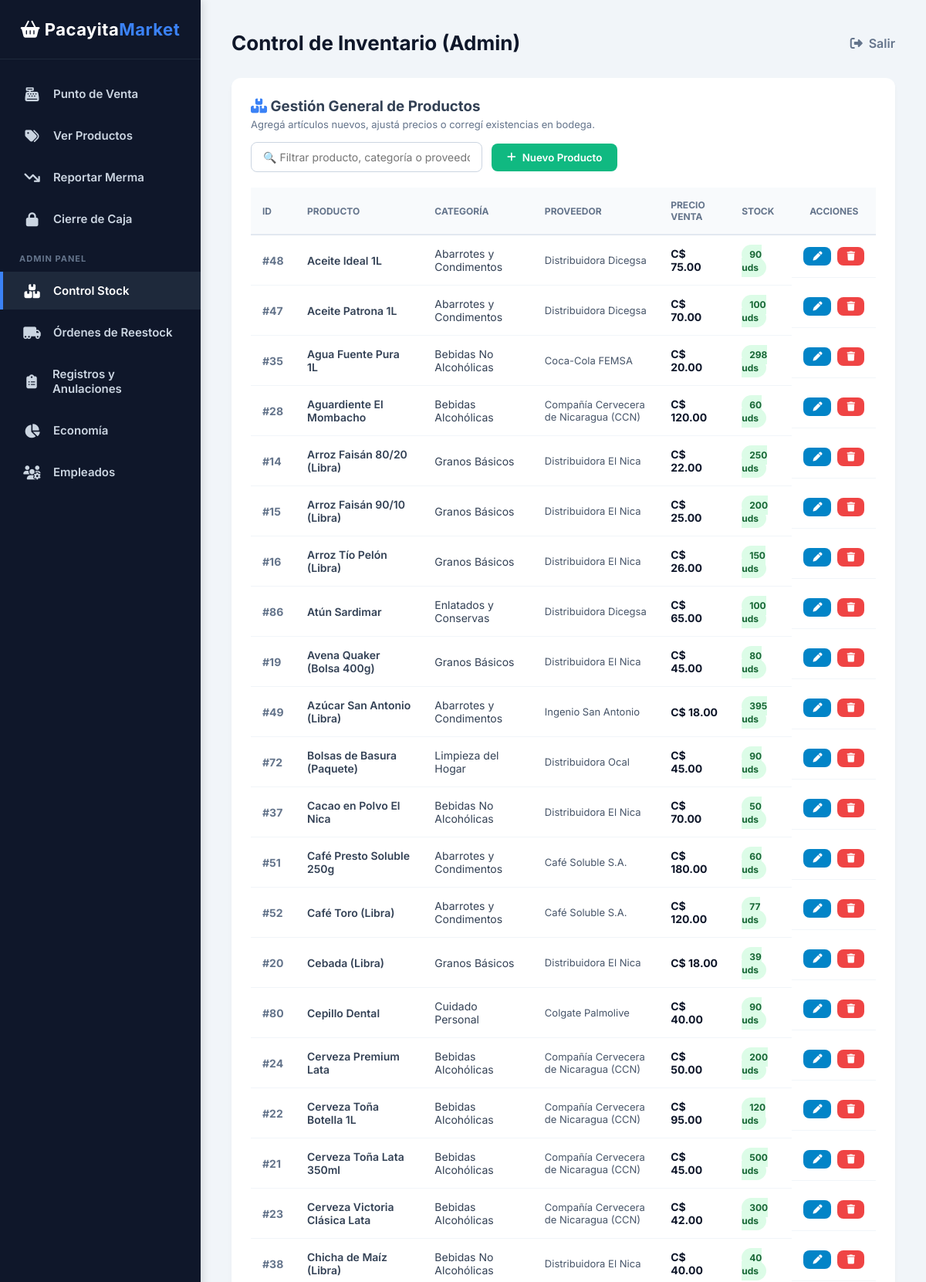
The app's page /inventario (signed in, upper part) with its own data.
### tables this page shows
CREATE TABLE PRODUCTO (
    id_producto INTEGER PRIMARY KEY AUTOINCREMENT,
    id_categoria INTEGER NOT NULL,
    id_proveedor INTEGER NOT NULL,
    nombre TEXT NOT NULL UNIQUE,
    precio_venta REAL NOT NULL,
    stock INTEGER NOT NULL DEFAULT 0,
    FOREIGN KEY (id_categoria) REFERENCES CATEGORIA(id_categoria),
    FOREIGN KEY (id_proveedor) REFERENCES PROVEEDOR(id_proveedor)
);

CREATE TABLE CATEGORIA (
    id_categoria INTEGER PRIMARY KEY AUTOINCREMENT,
    nombre_categoria TEXT NOT NULL UNIQUE
);

CREATE TABLE PROVEEDOR (
    id_proveedor INTEGER PRIMARY KEY AUTOINCREMENT,
    empresa TEXT NOT NULL UNIQUE,
    telefono TEXT
);

### app.py (the view)
@app.route("/inventario")
def inventario():
    if 'id_usuario' not in session or session.get('id_rol') != 1:
        return redirect("/caja")
    conn = get_db_connection()
    productos = conn.execute("""
        SELECT P.id_producto, P.nombre, P.precio_venta, P.stock,
               P.id_categoria, P.id_proveedor,
               C.nombre_categoria, PR.empresa AS nombre_proveedor
        FROM PRODUCTO P
        INNER JOIN CATEGORIA C ON P.id_categoria = C.id_categoria
        INNER JOIN PROVEEDOR PR ON P.id_proveedor = PR.id_proveedor
        ORDER BY P.nombre ASC
    """).fetchall()
    categorias = conn.execute("SELECT * FROM CATEGORIA ORDER BY nombre_categoria ASC").fetchall()
    proveedores = conn.execute("SELECT * FROM PROVEEDOR ORDER BY empresa ASC").fetchall()
    conn.close()
    return render_template("inventario.html", productos=productos, categorias=categorias, proveedores=proveedores)

### app.py (called while the page is built)
def get_db_connection():
    conn = sqlite3.connect('MinMarketPacaya.db')
    conn.row_factory = sqlite3.Row
    return conn

### templates/inventario.html (shortened to what this page needs)
{% extends "base.html" %}
{% block titulo %}Control de Inventario (Admin){% endblock %}
{% block contenido %}
<div class="card">
    <div style="display: flex; justify-content: space-between; align-items: center; margin-bottom: 20px; flex-wrap: wrap; gap: 15px;">
        <div>
            <h3><i class="fa-solid fa-boxes-stacked" style="color: var(--accent);"></i> Gestión General de Productos</h3>
            <p style="font-size: 13px; color: #64748b; margin-top: 4px;">Agregá artículos nuevos, ajustá precios o corregí existencias en bodega.</p>
        </div>
        <div style="display: flex; gap: 12px; align-items: center;">
            <input type="text" id="buscarInv" placeholder="🔍 Filtrar producto, categoría o proveedor..."
                   style="padding: 10px 15px; width: 300px; border-radius: 8px; border: 1px solid #cbd5e1; font-size: 14px;">
            <button type="button" class="btn" onclick="abrirModalNuevo()" style="background: #10b981;">
                <i class="fa-solid fa-plus"></i> Nuevo Producto
            </button>
        </div>
    </div>
    <table id="tablaInv">
        <thead>
            <tr>
                <th>ID</th>
                <th>Producto</th>
                <th>Categoría</th>
                <th>Proveedor</th>
                <th>Precio Venta</th>
                <th>Stock</th>
                <th style="text-align: center;">Acciones</th>
            </tr>
        </thead>
        <tbody>
            {% for p in productos %}
            <tr>
                <td style="color: #64748b; font-weight: bold;">#{{ p['id_producto'] }}</td>
                <td style="font-weight: 600;">{{ p['nombre'] }}</td>
                <td>{{ p['nombre_categoria'] }}</td>
                <td style="font-size: 13px; color: #475569;">{{ p['nombre_proveedor'] }}</td>
                <td style="font-weight: 700; color: #0f172a;">C$ {{ "%.2f"|format(p['precio_venta']) }}</td>
                <td>
                    {% if p['stock'] == 0 %}
                        <span style="background: #fee2e2; color: #991b1b; padding: 5px 10px; border-radius: 20px; font-size: 12px; font-weight: bold;">0 uds</span>
                    {% elif p['stock'] <= 15 %}
                        <span class="badge-warning">{{ p['stock'] }} uds</span>
                    {% else %}
                        <span class="badge-success">{{ p['stock'] }} uds</span>
                    {% endif %}
                </td>
                <td style="text-align: center; display: flex; justify-content: center; gap: 8px;">
                    <button type="button" class="btn" style="padding: 6px 12px; font-size: 12px; background: #0284c7;"
                            data-id="{{ p['id_producto'] }}"
                            data-nombre="{{ p['nombre'] }}"
                            data-cat="{{ p['id_categoria'] }}"
                            data-prov="{{ p['id_proveedor'] }}"
                            data-precio="{{ p['precio_venta'] }}"
                            data-stock="{{ p['stock'] }}"
                            onclick="abrirModalEditar(this)">
                        <i class="fa-solid fa-pen"></i>
                    </button>
                    <form action="/inventario/eliminar/{{ p['id_producto'] }}" method="POST" style="margin: 0;"
                          data-nombre="{{ p['nombre'] }}"
                          onsubmit="return confirmarEliminacion(this)">
                        <button type="submit" class="btn" style="padding: 6px 12px; font-size: 12px; background: #ef4444;">
                            <i class="fa-solid fa-trash"></i>
                        </button>
                    </form>
                </td>
            </tr>
            {% endfor %}
        </tbody>
    </table>
</div>
{% endblock %}

### templates/base.html (style rules this page uses)
:root { --sidebar-bg: #0f172a; --sidebar-hover: #1e293b; --accent: #3b82f6; --accent-hover: #2563eb; --bg-main: #f1f5f9; --text-dark: #334155; }
* { margin: 0; padding: 0; box-sizing: border-box; font-family: 'Inter', sans-serif; }
body { display: flex; height: 100vh; background-color: var(--bg-main); color: var(--text-dark); }
.card { background: white; padding: 25px; border-radius: 12px; box-shadow: 0 4px 6px -1px rgba(0,0,0,0.05); }
.btn { background: var(--accent); color: white; padding: 10px 20px; border: none; border-radius: 8px; font-weight: 600; cursor: pointer; transition: 0.2s; display: inline-flex; align-items: center; gap: 8px; }
table { width: 100%; border-collapse: collapse; margin-top: 15px; }
th { background: #f8fafc; color: #64748b; text-transform: uppercase; font-size: 12px; padding: 15px; text-align: left; border-bottom: 2px solid #e2e8f0; }
td { padding: 15px; border-bottom: 1px solid #f1f5f9; font-size: 14px; color: #334155; vertical-align: middle; }
.badge-success { background: #dcfce7; color: #166534; padding: 5px 10px; border-radius: 20px; font-size: 12px; font-weight: bold; }

### records on screen
PRODUCTO: id_producto "48", nombre "Aceite Ideal 1L", nombre_categoria "Abarrotes y Condimentos", nombre_proveedor "Distribuidora Dicegsa", precio_venta "75.00", stock "90"
PRODUCTO: id_producto "47", nombre "Aceite Patrona 1L", nombre_categoria "Abarrotes y Condimentos", nombre_proveedor "Distribuidora Dicegsa", precio_venta "70.00", stock "100"
PRODUCTO: id_producto "35", nombre "Agua Fuente Pura 1L", nombre_categoria "Bebidas No Alcohólicas", nombre_proveedor "Coca-Cola FEMSA", precio_venta "20.00", stock "298"
PRODUCTO: id_producto "28", nombre "Aguardiente El Mombacho", nombre_categoria "Bebidas Alcohólicas", nombre_proveedor "Compañía Cervecera de Nicaragua (CCN)", precio_venta "120.00", stock "60"
PRODUCTO: id_producto "14", nombre "Arroz Faisán 80/20 (Libra)", nombre_categoria "Granos Básicos", nombre_proveedor "Distribuidora El Nica", precio_venta "22.00", stock "250"
PRODUCTO: id_producto "15", nombre "Arroz Faisán 90/10 (Libra)", nombre_categoria "Granos Básicos", nombre_proveedor "Distribuidora El Nica", precio_venta "25.00", stock "200"
PRODUCTO: id_producto "16", nombre "Arroz Tío Pelón (Libra)", nombre_categoria "Granos Básicos", nombre_proveedor "Distribuidora El Nica", precio_venta "26.00", stock "150"
PRODUCTO: id_producto "86", nombre "Atún Sardimar", nombre_categoria "Enlatados y Conservas", nombre_proveedor "Distribuidora Dicegsa", precio_venta "65.00", stock "100"
PRODUCTO: id_producto "19", nombre "Avena Quaker (Bolsa 400g)", nombre_categoria "Granos Básicos", nombre_proveedor "Distribuidora El Nica", precio_venta "45.00", stock "80"
PRODUCTO: id_producto "49", nombre "Azúcar San Antonio (Libra)", nombre_categoria "Abarrotes y Condimentos", nombre_proveedor "Ingenio San Antonio", precio_venta "18.00", stock "395"
PRODUCTO: id_producto "72", nombre "Bolsas de Basura (Paquete)", nombre_categoria "Limpieza del Hogar", nombre_proveedor "Distribuidora Ocal", precio_venta "45.00", stock "90"
PRODUCTO: id_producto "37", nombre "Cacao en Polvo El Nica", nombre_categoria "Bebidas No Alcohólicas", nombre_proveedor "Distribuidora El Nica", precio_venta "70.00", stock "50"
PRODUCTO: id_producto "51", nombre "Café Presto Soluble 250g", nombre_categoria "Abarrotes y Condimentos", nombre_proveedor "Café Soluble S.A.", precio_venta "180.00", stock "60"
PRODUCTO: id_producto "52", nombre "Café Toro (Libra)", nombre_categoria "Abarrotes y Condimentos", nombre_proveedor "Café Soluble S.A.", precio_venta "120.00", stock "77"
PRODUCTO: id_producto "20", nombre "Cebada (Libra)", nombre_categoria "Granos Básicos", nombre_proveedor "Distribuidora El Nica", precio_venta "18.00", stock "39"
PRODUCTO: id_producto "80", nombre "Cepillo Dental", nombre_categoria "Cuidado Personal", nombre_proveedor "Colgate Palmolive", precio_venta "40.00", stock "90"
PRODUCTO: id_producto "24", nombre "Cerveza Premium Lata", nombre_categoria "Bebidas Alcohólicas", nombre_proveedor "Compañía Cervecera de Nicaragua (CCN)", precio_venta "50.00", stock "200"
PRODUCTO: id_producto "22", nombre "Cerveza Toña Botella 1L", nombre_categoria "Bebidas Alcohólicas", nombre_proveedor "Compañía Cervecera de Nicaragua (CCN)", precio_venta "95.00", stock "120"
PRODUCTO: id_producto "21", nombre "Cerveza Toña Lata 350ml", nombre_categoria "Bebidas Alcohólicas", nombre_proveedor "Compañía Cervecera de Nicaragua (CCN)", precio_venta "45.00", stock "500"
PRODUCTO: id_producto "23", nombre "Cerveza Victoria Clásica Lata", nombre_categoria "Bebidas Alcohólicas", nombre_proveedor "Compañía Cervecera de Nicaragua (CCN)", precio_venta "42.00", stock "300"
PRODUCTO: id_producto "38", nombre "Chicha de Maíz (Libra)", nombre_categoria "Bebidas No Alcohólicas", nombre_proveedor "Distribuidora El Nica", precio_venta "40.00", stock "40"
